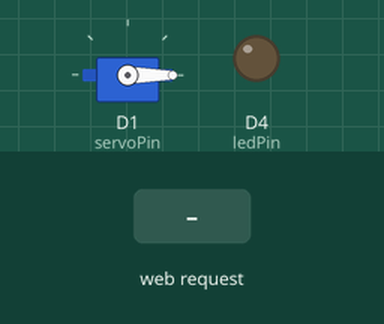
This sketch was run on a simulated ESP8266 (NodeMCU). On the bench: servo, output pins drawn as LEDs (lit = HIGH). The inputs (shaded band) are chosen by the test bench. WiFi joins after 1.5 s; servers stay silent unless stated; what the sketch prints to the serial monitor is not drawn.

Above: at 2.7 s.
2.8 s: HTTP request GET /ac received
At 3.1 s:
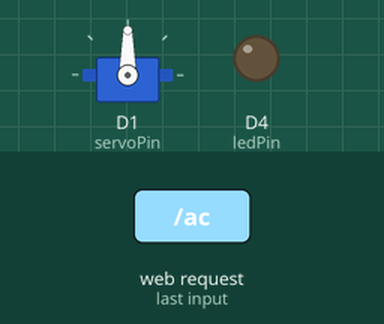
4.3 s: HTTP request GET /ledac received
At 5.5 s:
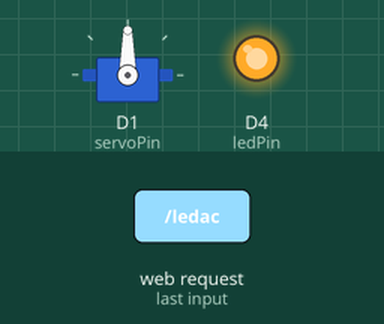
5.8 s: HTTP request GET /kapat received
At 6.6 s:
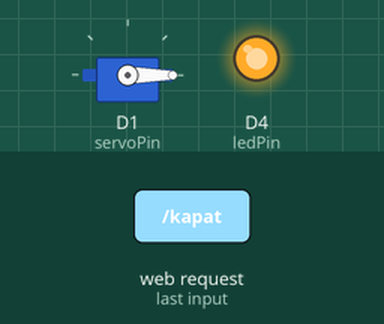
7.3 s: HTTP request GET /ledkapat received
At 7.8 s:
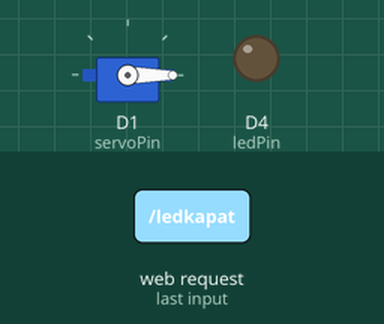
Timing chart, 0 to 9.8 s (numbered marks = the images above; inputs shaded):
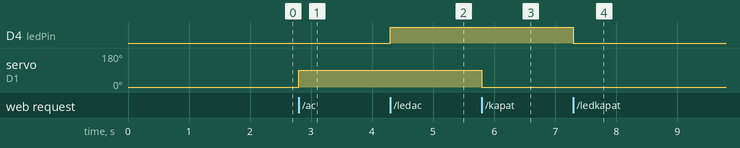

The sketch:

kapi_isik_kontrol.ino
```cpp
#include <ESP8266WiFi.h>
#include <WiFiClient.h>
#include <ESP8266WebServer.h>
#include <Servo.h>

const char* ssid = "wi-fi_name";
const char* password = "wi-fi_password";

ESP8266WebServer server(80); // Web server oluşturuluyor
Servo myServo;               // Servo motor nesnesi oluşturuluyor
int servoPin = D1;           // Servo motorun bağlı olduğu pin
int ledPin = D4;             // LED'in bağlı olduğu pin

// Kapıyı açma fonksiyonu
void openDoor() {
  myServo.write(90);         // Servo motoru 90°'a hareket ettir (kapı açık)
  String veri = R"rawliteral(
  <!DOCTYPE html>
  <html>
  <head>
    <title>ClassHub</title>
    <style>
      body {
        font-family: Arial, sans-serif;
        text-align: center;
        background-color: #f4f4f4;
        margin: 0;
        padding: 20px;
      }
      h1 {
        color: #333;
      }
      button {
        padding: 10px 20px;
        margin: 10px;
        font-size: 16px;
        color: white;
        background-color: #007bff;
        border: none;
        border-radius: 5px;
        cursor: pointer;
      }
      button:hover {
        background-color: #0056b3;
      }
    </style>
  </head>
  <body>
    <h1>ClassHub 4.0</h1>
    <p>Kapi Acildi!</p>
    <button onclick="location.href='/ac'">Kapiyi Ac</button>
    <button onclick="location.href='/kapat'">Kapiyi Kapat</button>
    <button onclick="location.href='/ledac'">LED Ac</button>
    <button onclick="location.href='/ledkapat'">LED Kapat</button>
    <button onclick="location.href='/'">Yenile</button>
  </body>
  </html>
  )rawliteral";
  server.send(200, "text/html", veri);
}

// Kapıyı kapama fonksiyonu
void closeDoor() {
  myServo.write(0);          // Servo motoru 0°'a hareket ettir (kapı kapalı)
  String veri = R"rawliteral(
  <!DOCTYPE html>
  <html>
  <head>
    <title>ClassHub</title>
    <style>
      body {
        font-family: Arial, sans-serif;
        text-align: center;
        background-color: #f4f4f4;
        margin: 0;
        padding: 20px;
      }
      h1 {
        color: #333;
      }
      button {
        padding: 10px 20px;
        margin: 10px;
        font-size: 16px;
        color: white;
        background-color: #007bff;
        border: none;
        border-radius: 5px;
        cursor: pointer;
      }
      button:hover {
        background-color: #0056b3;
      }
    </style>
  </head>
  <body>
    <h1>ClassHub 4.0</h1>
    <p>Kapi Kapandi!</p>
    <button onclick="location.href='/ac'">Kapiyi Ac</button>
    <button onclick="location.href='/kapat'">Kapiyi Kapat</button>
    <button onclick="location.href='/ledac'">LED Ac</button>
    <button onclick="location.href='/ledkapat'">LED Kapat</button>
    <button onclick="location.href='/'">Yenile</button>
  </body>
  </html>
  )rawliteral";
  server.send(200, "text/html", veri);
}

// LED'i açma fonksiyonu
void ledOn() {
  digitalWrite(ledPin, HIGH); // LED'i yak
  String veri = R"rawliteral(
  <!DOCTYPE html>
  <html>
  <head>
    <title>ClassHub</title>
    <style>
      body {
        font-family: Arial, sans-serif;
        text-align: center;
        background-color: #f4f4f4;
        margin: 0;
        padding: 20px;
      }
      h1 {
        color: #333;
      }
      button {
        padding: 10px 20px;
        margin: 10px;
        font-size: 16px;
        color: white;
        background-color: #007bff;
        border: none;
        border-radius: 5px;
        cursor: pointer;
      }
      button:hover {
        background-color: #0056b3;
      }
    </style>
  </head>
  <body>
    <h1>ClassHub 4.0</h1>
    <p>LED Acildi!</p>
    <button onclick="location.href='/ac'">Kapiyi Ac</button>
    <button onclick="location.href='/kapat'">Kapiyi Kapat</button>
    <button onclick="location.href='/ledac'">LED Ac</button>
    <button onclick="location.href='/ledkapat'">LED Kapat</button>
    <button onclick="location.href='/'">Yenile</button>
  </body>
  </html>
  )rawliteral";
  server.send(200, "text/html", veri);
}

// LED'i kapama fonksiyonu
void ledOff() {
  digitalWrite(ledPin, LOW); // LED'i söndür
  String veri = R"rawliteral(
  <!DOCTYPE html>
  <html>
  <head>
    <title>ClassHub</title>
    <style>
      body {
        font-family: Arial, sans-serif;
        text-align: center;
        background-color: #f4f4f4;
        margin: 0;
        padding: 20px;
      }
      h1 {
        color: #333;
      }
      button {
        padding: 10px 20px;
        margin: 10px;
        font-size: 16px;
        color: white;
        background-color: #007bff;
        border: none;
        border-radius: 5px;
        cursor: pointer;
      }
      button:hover {
        background-color: #0056b3;
      }
    </style>
  </head>
  <body>
    <h1>ClassHub 4.0</h1>
    <p>LED Kapandi!</p>
    <button onclick="location.href='/ac'">Kapiyi Ac</button>
    <button onclick="location.href='/kapat'">Kapiyi Kapat</button>
    <button onclick="location.href='/ledac'">LED Ac</button>
    <button onclick="location.href='/ledkapat'">LED Kapat</button>
    <button onclick="location.href='/'">Yenile</button>
  </body>
  </html>
  )rawliteral";
  server.send(200, "text/html", veri);
}

// Ana sayfa
void refreshPage() {
  String veri = R"rawliteral(
  <!DOCTYPE html>
  <html>
  <head>
    <title>ClassHub</title>
    <style>
      body {
        font-family: Arial, sans-serif;
        text-align: center;
        background-color: #f4f4f4;
        margin: 0;
        padding: 20px;
      }
      h1 {
        color: #333;
      }
      button {
        padding: 10px 20px;
        margin: 10px;
        font-size: 16px;
        color: white;
        background-color: #007bff;
        border: none;
        border-radius: 5px;
        cursor: pointer;
      }
      button:hover {
        background-color: #0056b3;
      }
    </style>
  </head>
  <body>
    <h1>ClassHub 4.0</h1>
    <p>Kapinin durumunu ve LED'i kontrol edin:</p>
    <button onclick="location.href='/ac'">Kapiyi Ac</button>
    <button onclick="location.href='/kapat'">Kapiyi Kapat</button>
    <button onclick="location.href='/ledac'">LED Ac</button>
    <button onclick="location.href='/ledkapat'">LED Kapat</button>
    <button onclick="location.href='/'">Yenile</button>
  </body>
  </html>
  )rawliteral";
  server.send(200, "text/html", veri);
}

void setup() {
  myServo.attach(servoPin);  // Servo motoru belirtilen pine bağla
  myServo.write(0);          // Başlangıçta kapı kapalı
  pinMode(ledPin, OUTPUT);   // LED pinini çıkış olarak ayarla
  digitalWrite(ledPin, LOW); // Başlangıçta LED kapalı
  Serial.begin(9600);        // Seri haberleşmeyi başlat 115200
  WiFi.begin(ssid, password);// WiFi ağına bağlan

  Serial.println("");
  while (WiFi.status() != WL_CONNECTED) {
    delay(500);
    Serial.print(".");
  }
  Serial.println("");
  Serial.print("WiFi'ye bağlanıldı: ");
  Serial.println(ssid);
  Serial.print("IP adresi: ");
  Serial.println(WiFi.localIP());

  // URL eşlemeleri
  server.on("/ac", openDoor);
  server.on("/kapat", closeDoor);
  server.on("/ledac", ledOn);
  server.on("/ledkapat", ledOff);
  server.on("/", refreshPage);

  server.begin();
  Serial.println("HTTP server başlatıldı");
}

void loop() {
  server.handleClient(); // İstemcilerden gelen istekleri işle
}
```

Measured:
- after the input at 2.8 s, servo on D1 (servoPin): 0° → 90° at once
- after the input at 4.3 s, D4 (ledPin): LOW → HIGH at once
- after the input at 5.8 s, servo on D1 (servoPin): 90° → 0° at once
- after the input at 7.3 s, D4 (ledPin): HIGH → LOW at once
